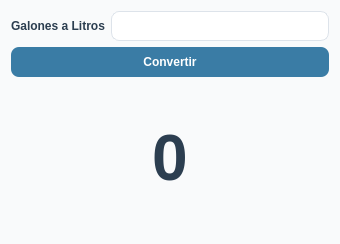
<?xml version="1.0" encoding="UTF-8"?>
<ui version="4.0">
 <class>Dialog</class>
 <widget class="QDialog" name="Dialog">
  <property name="geometry">
   <rect>
    <x>0</x>
    <y>0</y>
    <width>340</width>
    <height>244</height>
   </rect>
  </property>
  <property name="windowTitle">
   <string>Calculadora</string>
  </property>
  <property name="styleSheet">
   <string notr="true">QDialog {
    background-color: #F9FAFB;
    font-family: &quot;Segoe UI&quot;;
    font-size: 10pt;
}

/* QLabel */
QLabel {
    color: #2C3E50;
    font-weight: 500;
}

QLabel#label_resultado {
    color: #2C3E50;
	font-size: 48pt;
    font-weight: 500;
}

/* QLineEdit */
QLineEdit {
    background-color: #FFFFFF;
    border: 1px solid #DDE3EA;
    border-radius: 8px;
    padding: 6px 10px;
    color: #2C3E50;
}

QLineEdit:focus {
    border: 1px solid #3A7CA5;
    background-color: #FDFEFE;
}

/* QPushButton */
QPushButton {
    background-color: #3A7CA5;
    color: white;
    border: none;
    border-radius: 8px;
    padding: 8px 16px;
    font-weight: 600;
}

QPushButton:hover {
    background-color: #2F6690;
}

QPushButton:pressed {
    background-color: #244F73;
}

QPushButton:disabled {
    background-color: #B0BEC5;
    color: #ECEFF1;
}</string>
  </property>
  <layout class="QHBoxLayout" name="horizontalLayout">
   <item>
    <layout class="QVBoxLayout" name="verticalLayout">
     <item>
      <layout class="QGridLayout" name="gridLayout">
       <item row="0" column="0">
        <widget class="QLabel" name="label">
         <property name="text">
          <string>Galones a Litros</string>
         </property>
        </widget>
       </item>
       <item row="0" column="1">
        <widget class="QLineEdit" name="lineEdit_galones">
         <property name="text">
          <string/>
         </property>
        </widget>
       </item>
      </layout>
     </item>
     <item>
      <widget class="QPushButton" name="btn_convertir">
       <property name="text">
        <string>Convertir</string>
       </property>
      </widget>
     </item>
     <item>
      <widget class="QLabel" name="label_resultado">
       <property name="font">
        <font>
         <pointsize>48</pointsize>
         <weight>62</weight>
         <bold>true</bold>
        </font>
       </property>
       <property name="text">
        <string>0</string>
       </property>
       <property name="alignment">
        <set>Qt::AlignCenter</set>
       </property>
      </widget>
     </item>
    </layout>
   </item>
  </layout>
 </widget>
 <resources/>
 <connections/>
</ui>
